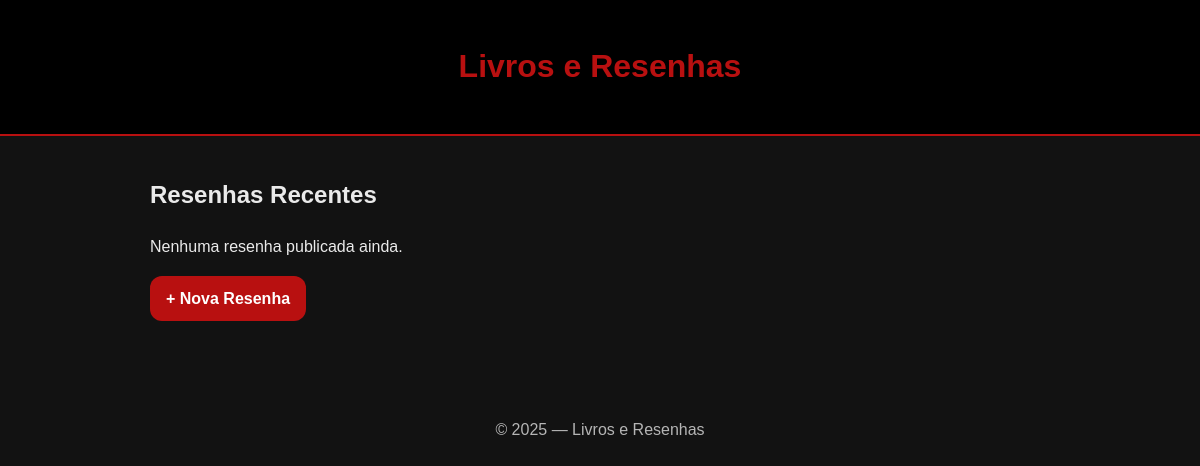
The app's page /, older data.
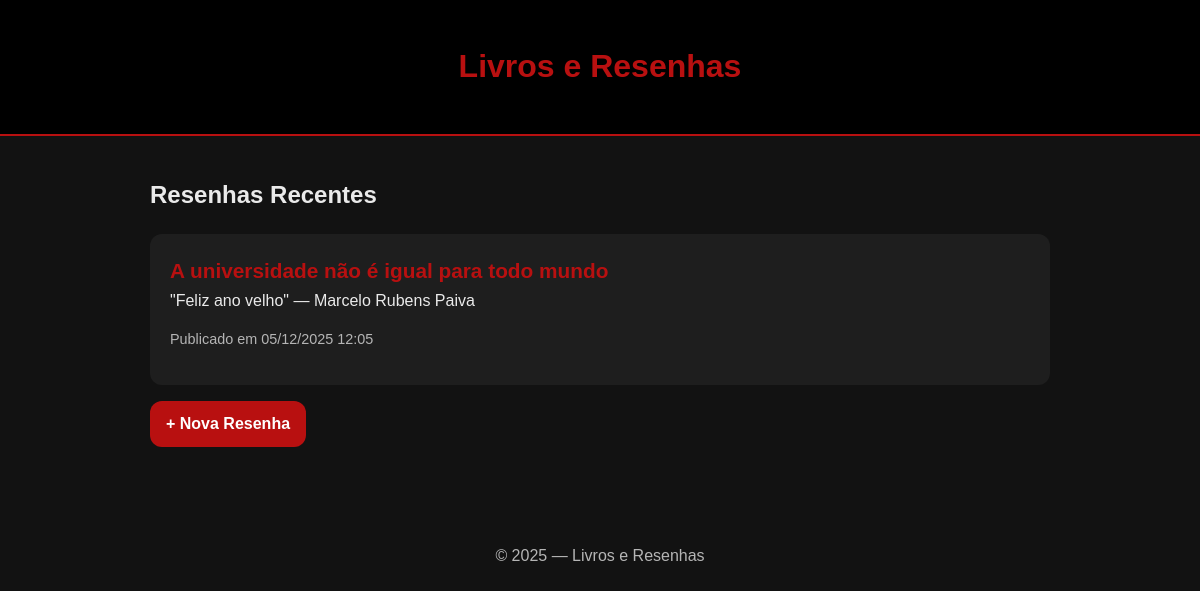
The same page, newer data.
### blog/models.py (models this page shows, shortened)
class Post(models.Model):
    titulo = models.CharField(max_length=200)
    titulo_livro = models.CharField("Título do livro", max_length=200, blank=True, null=True)
    autor = models.CharField("Autor", max_length=200, blank=True, null=True)
    conteudo = models.TextField()
    criado_em = models.DateTimeField(default=timezone.now)
    atualizado_em = models.DateTimeField(auto_now=True)

### blog/views.py (the view)
# urls.py: path('', PostListView.as_view(), name='post_list'),
class PostListView(ListView):
    model = Post
    template_name = 'blog/post_list.html'
    context_object_name = 'posts'
    ordering = ['-criado_em']

### blog/templates/blog/post_list.html (shortened to what this page needs)
{% extends "blog/base.html" %}
{% block content %}
<h2>Resenhas Recentes</h2>
{% for post in posts %}
    <div class="post-list-item">
        <a href="{% url 'post_detail' post.id %}">
            {{ post.titulo }}
        </a>
        {% if post.titulo_livro %}
        <div class="book-info">"{{ post.titulo_livro }}"{% if post.autor %} — {{ post.autor }}{% endif %}</div>
        {% endif %}
        <p class="post-date">
            Publicado em {{ post.criado_em|date:"d/m/Y H:i" }}
        </p>
    </div>
{% empty %}
    <p>Nenhuma resenha publicada ainda.</p>
{% endfor %}
<a class="btn btn-primary" href="{% url 'post_create' %}">+ Nova Resenha</a>
{% endblock %}

Row changes from the older to the newer data that the page shows:
added Post: titulo "A universidade não é igual para todo mundo", titulo_livro "Feliz ano velho", autor "Marcelo Rubens Paiva", criado_em "05/12/2025 12:05"
Text that changed along with them:
text no longer shown: "Nenhuma resenha publicada ainda."
